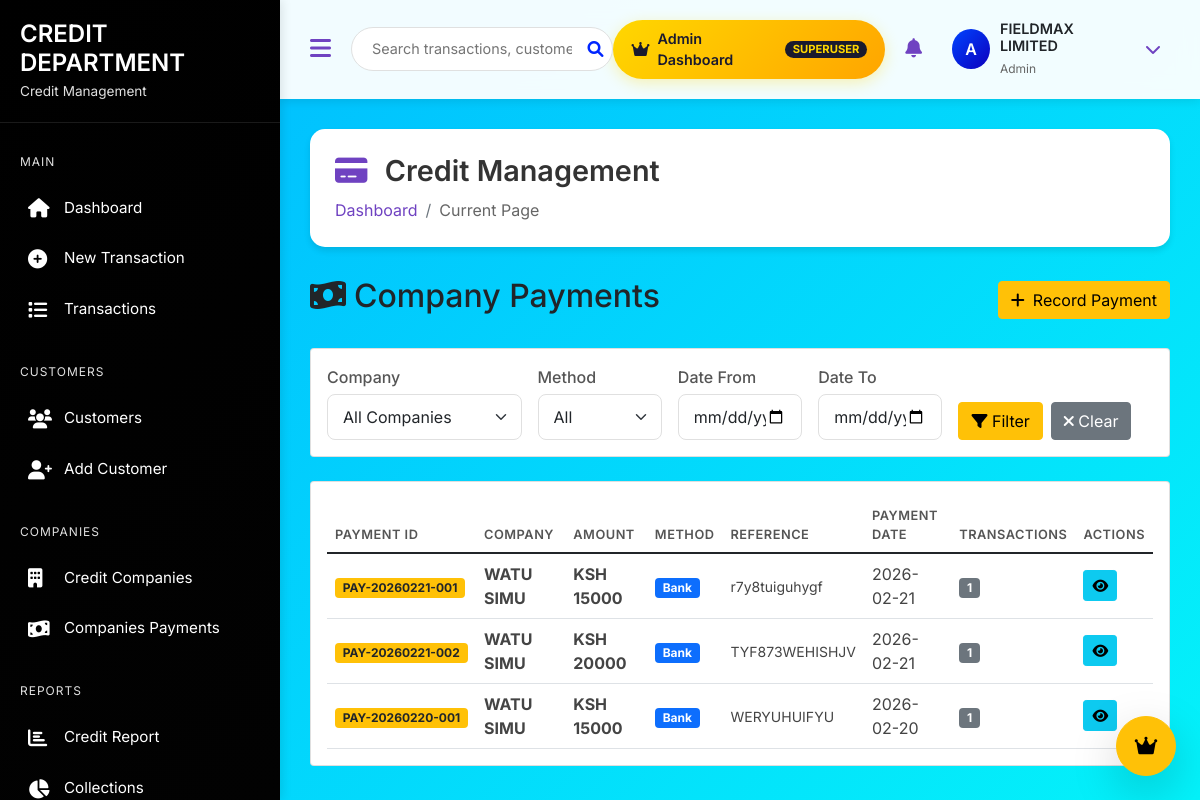
The app's page /credit/payments/ (signed in) with its own data.
### credit/models.py (models this page shows, shortened)
class CompanyPayment(models.Model):
    PAYMENT_METHODS = [
        ('mpesa', 'M-Pesa'),
        ('bank', 'Bank Transfer'),
        ('cheque', 'Cheque'),
        ('cash', 'Cash'),
    ]
    payment_id = models.CharField(max_length=100, unique=True)
    credit_company = models.ForeignKey(
        CreditCompany,
        on_delete=models.PROTECT,
        related_name='payments'
    )
    transactions = models.ManyToManyField(
        CreditTransaction,
        related_name='company_payments'
    )
    amount = models.DecimalField(
        max_digits=12,
        decimal_places=2,
        help_text="Total amount paid"
    )
    payment_method = models.CharField(max_length=20, choices=PAYMENT_METHODS)
    payment_reference = models.CharField(
        max_length=200,
        help_text="M-Pesa code, bank reference, cheque number, etc."
    )
    payment_date = models.DateField()
    bank_name = models.CharField(max_length=200, blank=True)
    account_number = models.CharField(max_length=100, blank=True)
    notes = models.TextField(blank=True)
    created_at = models.DateTimeField(auto_now_add=True)
    created_by = models.ForeignKey(
        User,
        on_delete=models.SET_NULL,
        null=True,
        related_name='recorded_payments'
    )
    class Meta:
        ordering = ['-payment_date']
        verbose_name = 'Company Payment'
        verbose_name_plural = 'Company Payments'

class CreditCompany(models.Model):
    name = models.CharField(max_length=200, unique=True)
    email = models.EmailField(help_text="Company email for communication")
    phone = models.CharField(max_length=20, blank=True)
    contact_person = models.CharField(max_length=200, blank=True)
    code = models.CharField(
        max_length=50,
        unique=True,
        blank=True,
        help_text="Auto-generated if left blank"
    )
    address = models.TextField(blank=True)
    payment_terms = models.CharField(
        max_length=255,
        blank=True,
        help_text="e.g., Net 30, Net 45, Weekly on Friday"
    )
    is_active = models.BooleanField(default=True)
    created_at = models.DateTimeField(auto_now_add=True)
    updated_at = models.DateTimeField(auto_now=True)
    created_by = models.ForeignKey(
        User,
        on_delete=models.SET_NULL,
        null=True,
        related_name='created_companies'
    )
    class Meta:
        ordering = ['name']
        verbose_name = 'Credit Company'
        verbose_name_plural = 'Credit Companies'

### credit/views.py (the view)
# urls.py: path('payments/', views.payment_list, name='payment_list'),
@login_required
def payment_list(request):
    payments = CompanyPayment.objects.select_related('credit_company').order_by('-payment_date')
    context = {'payments': payments}
    return render(request, 'credit/payments/list.html', context)

### templates/credit/payments/list.html (shortened to what this page needs)
{% extends 'credit/staff_base.html' %}
{% load static %}
{% block content %}
<div class="d-flex justify-content-between align-items-center mb-4">
    <h2><i class="fas fa-money-bill-wave me-2"></i>Company Payments</h2>
    <a href="{% url 'credit:payment_add' %}" class="btn btn-warning">
        <i class="fas fa-plus me-2"></i>Record Payment
    </a>
</div>
<div class="card mb-4">
    <div class="card-body">
        <form method="get" class="row g-3">
            <div class="col-md-3">
                <label class="form-label">Company</label>
                <select name="company" class="form-select">
                    <option value="">All Companies</option>
                </select>
            </div>
            <div class="col-md-2">
                <label class="form-label">Method</label>
                <select name="method" class="form-select">
                    <option value="">All</option>
                </select>
            </div>
            <div class="col-md-2">
                <label class="form-label">Date From</label>
                <input type="date" name="date_from" class="form-control" value="{{ request.GET.date_from }}">
            </div>
            <div class="col-md-2">
                <label class="form-label">Date To</label>
                <input type="date" name="date_to" class="form-control" value="{{ request.GET.date_to }}">
            </div>
            <div class="col-md-3 d-flex align-items-end">
                <button type="submit" class="btn btn-warning me-2">
                    <i class="fas fa-filter"></i> Filter
                </button>
                <a href="{% url 'credit:payment_list' %}" class="btn btn-secondary">
                    <i class="fas fa-times"></i> Clear
                </a>
            </div>
        </form>
    </div>
</div>
<div class="card">
    <div class="card-body">
        <div class="table-responsive">
            <table class="table table-hover" id="paymentsTable">
                <thead>
                    <tr>
                        <th>Payment ID</th>
                        <th>Company</th>
                        <th>Amount</th>
                        <th>Method</th>
                        <th>Reference</th>
                        <th>Payment Date</th>
                        <th>Transactions</th>
                        <th>Actions</th>
                    </tr>
                </thead>
                <tbody>
                    {% for payment in payments %}
                    <tr>
                        <td><span class="badge bg-warning text-dark">{{ payment.payment_id }}</span></td>
                        <td class="fw-bold">{{ payment.credit_company.name }}</td>
                        <td class="amount-paid fw-bold">KSH {{ payment.amount|floatformat:0 }}</td>
                        <td>
                            {% if payment.payment_method == 'mpesa' %}
                                <span class="badge bg-success">M-Pesa</span>
                            {% elif payment.payment_method == 'bank' %}
                                <span class="badge bg-primary">Bank</span>
                            {% elif payment.payment_method == 'cheque' %}
                                <span class="badge bg-info">Cheque</span>
                            {% else %}
                                <span class="badge bg-secondary">{{ payment.payment_method }}</span>
                            {% endif %}
                        </td>
                        <td><small>{{ payment.payment_reference }}</small></td>
                        <td>{{ payment.payment_date|date:"Y-m-d" }}</td>
                        <td><span class="badge bg-secondary">{{ payment.transactions.count }}</span></td>
                        <td>
                            <div class="btn-group" role="group">
                                <a href="{% url 'credit:payment_detail' payment.id %}" class="btn btn-sm btn-info" title="View">
                                    <i class="fas fa-eye"></i>
                                </a>
                            </div>
                        </td>
                    </tr>
                    {% endfor %}
                </tbody>
            </table>
        </div>
    </div>
</div>
{% endblock %}

### templates/credit/staff_base.html (shortened to what this page needs)
<!DOCTYPE html>
<html lang="en">
<head>
    <link href="https://cdn.jsdelivr.net/npm/bootstrap@5.1.3/dist/css/bootstrap.min.css" rel="stylesheet">
    <link rel="stylesheet" href="https://cdnjs.cloudflare.com/ajax/libs/font-awesome/6.0.0/css/all.min.css">
    <link href="https://cdn.jsdelivr.net/npm/select2@4.1.0-rc.0/dist/css/select2.min.css" rel="stylesheet" />
    <link href="https://cdn.jsdelivr.net/npm/select2-bootstrap-5-theme@1.3.0/dist/select2-bootstrap-5-theme.min.css" rel="stylesheet" />
    <link rel="stylesheet" href="https://cdn.datatables.net/1.11.5/css/dataTables.bootstrap5.min.css">
    <link rel="stylesheet" href="https://cdnjs.cloudflare.com/ajax/libs/animate.css/4.1.1/animate.min.css"/>
</head>
<body>
    <div class="sidebar" id="sidebar">
        <div class="sidebar-header">
            <h3>CREDIT DEPARTMENT</h3>
            <small>Credit Management</small>
        </div>
        <div class="sidebar-menu">
            <div class="menu-section">
                <div class="menu-section-title">MAIN</div>
                <a href="{% url 'staff:credit_manager_dashboard' %}" class="menu-item {% if request.resolver_match.url_name == 'credit_manager_dashboard' %}active{% endif %}">
                    <i class="fas fa-home"></i>
                    <span class="menu-text">Dashboard</span>
                </a>
                <a href="{% url 'credit:transaction_create' %}" class="menu-item {% if 'create' in request.path %}active{% endif %}">
                    <i class="fas fa-plus-circle"></i>
                    <span class="menu-text">New Transaction</span>
                </a>
                <a href="{% url 'credit:transaction_list' %}" class="menu-item {% if 'list' in request.path %}active{% endif %}">
                    <i class="fas fa-list"></i>
                    <span class="menu-text">Transactions</span>
                </a>
            </div>
            <div class="menu-section">
                <div class="menu-section-title">CUSTOMERS</div>
                <a href="{% url 'credit:customer_list' %}" class="menu-item {% if 'customer' in request.path %}active{% endif %}">
                    <i class="fas fa-users"></i>
                    <span class="menu-text">Customers</span>
                </a>
                <a href="{% url 'credit:customer_add' %}" class="menu-item">
                    <i class="fas fa-user-plus"></i>
                    <span class="menu-text">Add Customer</span>
                </a>
            </div>
            <div class="menu-section">
                <div class="menu-section-title">COMPANIES</div>
                <a href="{% url 'credit:company_list' %}" class="menu-item {% if 'company' in request.path %}active{% endif %}">
                    <i class="fas fa-building"></i>
                    <span class="menu-text">Credit Companies</span>
                </a>
                <a href="{% url 'credit:payment_list' %}" class="menu-item {% if 'company' in request.path %}active{% endif %}">
                    <i class="fas fa-money-bill-wave"></i>
                    <span class="menu-text">Companies Payments</span>
                </a>
            </div>
            <div class="menu-section">
                <div class="menu-section-title">REPORTS</div>
                <a href="#" class="menu-item">
                    <i class="fas fa-chart-bar"></i>
                    <span class="menu-text">Credit Report</span>
                </a>
                <a href="#" class="menu-item">
                    <i class="fas fa-chart-pie"></i>
                    <span class="menu-text">Collections</span>
                </a>
            </div>
        </div>
    </div>
    <div class="main-content" id="mainContent">
        <nav class="top-nav d-flex align-items-center justify-content-between">
            <div class="d-flex align-items-center">
                <button class="nav-toggle" id="sidebarToggle">
                    <i class="fas fa-bars"></i>
                </button>
                <form class="search-box" action="{% url 'credit:transaction_list' %}" method="GET">
                    <input type="text" name="search" placeholder="Search transactions, customers..." value="{{ request.GET.search|default:'' }}">
                    <button type="submit"><i class="fas fa-search"></i></button>
                </form>
            </div>
            <div class="user-menu">
                {% if request.user.is_superuser %}
                <a href="{% url 'staff:staff_dashboard' %}" class="admin-switch-btn">
                    <i class="fas fa-crown"></i>
                    <span>Admin Dashboard</span>
                    <span class="badge">SUPERUSER</span>
                </a>
                {% endif %}
                <div class="notification-badge">
                    <i class="fas fa-bell"></i>
                </div>
                <div class="dropdown">
                    <div class="user-dropdown" data-bs-toggle="dropdown">
                        <div class="user-avatar">
                            {{ request.user.username|first|upper }}
                        </div>
                        <div class="user-info">
                            <h6>{{ request.user.get_full_name|default:request.user.username }}</h6>
                            <small>
                                {% if request.user.is_superuser %}Admin
                                {% elif request.user.is_staff %}Manager
                                {% else %}Credit Officer
                                {% endif %}
                            </small>
                        </div>
                        <i class="fas fa-chevron-down ms-2" style="color: #6f42c1;"></i>
                    </div>
                </div>
            </div>
        </nav>
        <div class="content-area">
            {% block page_header %}
            <div class="page-header">
                <div class="d-flex justify-content-between align-items-center">
                    <div>
                        <h1 class="page-title">
                            <i class="{% block page_icon %}fas fa-credit-card{% endblock %}"></i>
                            {% block page_title %}Credit Management{% endblock %}
                        </h1>
                        <nav aria-label="breadcrumb">
                            <ol class="breadcrumb">
                                {% block breadcrumb %}
                                <li class="breadcrumb-item"><a href="{% url 'credit:dashboard' %}">Dashboard</a></li>
                                <li class="breadcrumb-item active">Current Page</li>
                                {% endblock %}
                            </ol>
                        </nav>
                    </div>
                </div>
            </div>
            {% endblock %}
            {% block content %}{% endblock %}
        </div>
    </div>
    {% if request.user.is_superuser %}
    <div class="position-fixed bottom-0 end-0 p-4" style="z-index: 1050;">
        <a href="{% url 'staff:staff_dashboard' %}" class="btn btn-warning btn-lg rounded-circle shadow-lg"
           style="width: 60px; height: 60px; display: flex; align-items: center; justify-content: center;"
           data-bs-toggle="tooltip" title="Back to Admin Dashboard">
            <i class="fas fa-crown"></i>
        </a>
    </div>
    {% endif %}
</body>
</html>

### records on screen
CompanyPayment: payment_id "PAY-20260221-001", credit_company.name "WATU SIMU", amount "15000", payment_method "Bank", payment_reference "r7y8tuiguhygf", payment_date "2026-02-21", transactions.count "1"
CompanyPayment: payment_id "PAY-20260221-002", credit_company.name "WATU SIMU", amount "20000", payment_method "Bank", payment_reference "TYF873WEHISHJV", payment_date "2026-02-21", transactions.count "1"
CompanyPayment: payment_id "PAY-20260220-001", credit_company.name "WATU SIMU", amount "15000", payment_method "Bank", payment_reference "WERYUHUIFYU", payment_date "2026-02-20", transactions.count "1"

### other values on screen
{{ request.user.username|first|upper }} "A"
{{ request.user.get_full_name|default:request.user.username }} "FIELDMAX LIMITED"
